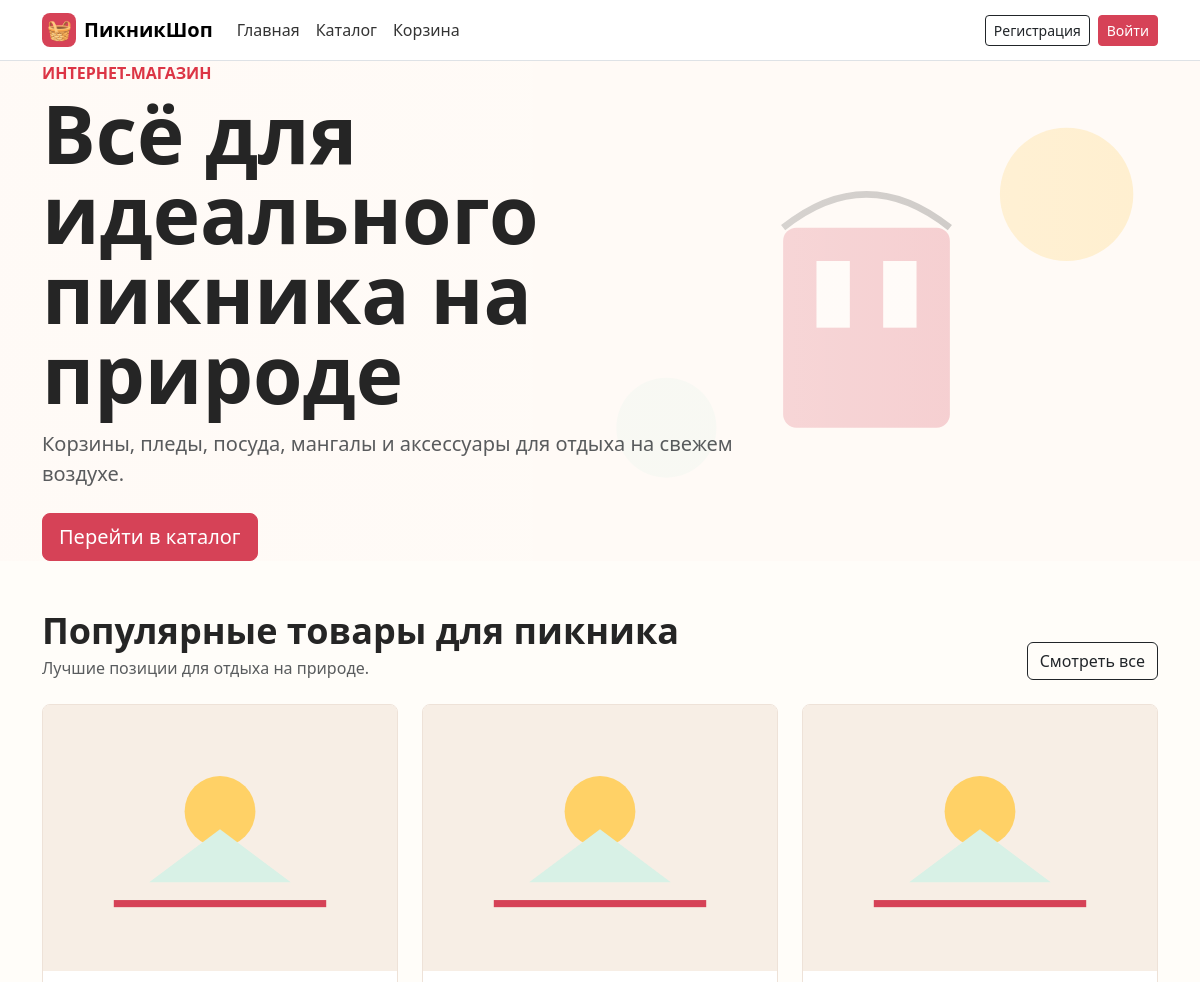
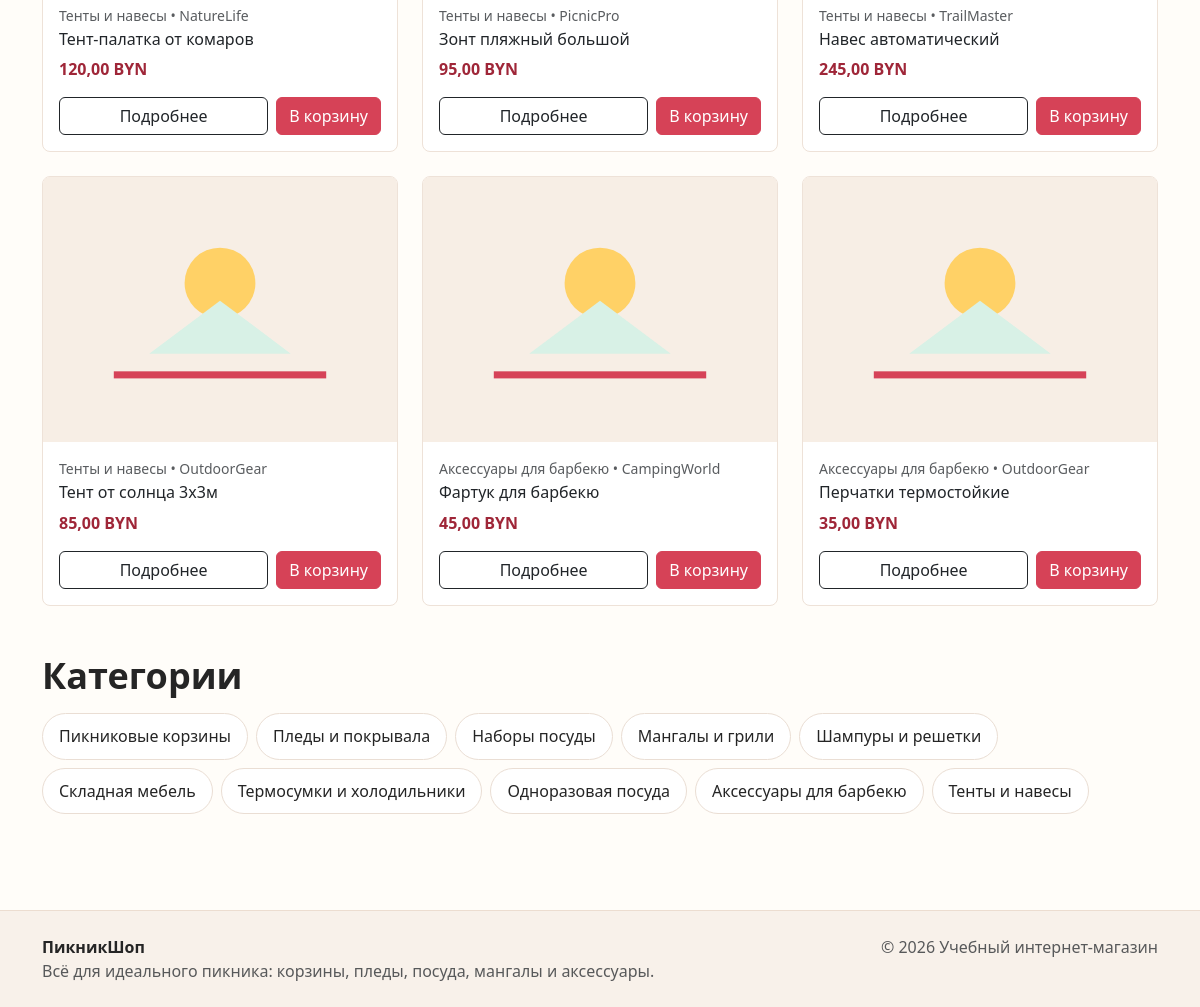
The page / on the database its author committed (2 pictures, top to bottom).
### shop/models.py (models this page shows, shortened)
class Product(models.Model):
    name = models.CharField(max_length=200)
    description = models.TextField()
    product_image = models.ImageField(upload_to='products/', blank=True, null=True)
    price = models.DecimalField(max_digits=10, decimal_places=2)
    stock_quantity = models.IntegerField()
    category = models.ForeignKey(
        Category,
        on_delete=models.CASCADE,
        related_name="products"
    )
    manufacturer = models.ForeignKey(
        Manufacturer,
        on_delete=models.CASCADE,
        related_name="products"
    )

class Category(models.Model):
    name = models.CharField(max_length=100)
    description = models.TextField(blank=True, null=True)

class Manufacturer(models.Model):
    name = models.CharField(max_length=100)
    country = models.CharField(max_length=100)
    description = models.TextField(blank=True, null=True)

### shop/views.py (the view)
# urls.py: path('', views.home_view, name='home'),
@ensure_csrf_cookie
def home_view(request):
    popular_products = Product.objects.select_related("category", "manufacturer").order_by("-id")[:6]
    categories = Category.objects.all()
    return render(request, 'shop/home.html', {
        'popular_products': popular_products,
        'categories': categories,
    })

### templates/shop/home.html (shortened to what this page needs)
{% extends 'base.html' %}
{% block content %}
<section class="hero">
    <div class="container">
        <div class="col-lg-8">
            <p class="text-uppercase fw-semibold text-danger mb-2">Интернет-магазин</p>
            <h1 class="fw-bold mb-3">Всё для идеального пикника на природе</h1>
            <p class="lead text-muted mb-4">Корзины, пледы, посуда, мангалы и аксессуары для отдыха на свежем воздухе.</p>
            <a class="btn btn-primary btn-lg" href="{% url 'product_list' %}">Перейти в каталог</a>
        </div>
    </div>
</section>
<section class="container py-5">
    <div class="d-flex flex-column flex-md-row justify-content-between align-items-md-end gap-3 mb-4">
        <div>
            <h2 class="section-title fw-bold mb-1">Популярные товары для пикника</h2>
            <p class="text-muted mb-0">Лучшие позиции для отдыха на природе.</p>
        </div>
        <a class="btn btn-outline-dark" href="{% url 'product_list' %}">Смотреть все</a>
    </div>
    <div class="row g-4">
        {% for product in popular_products %}
            <div class="col-sm-6 col-lg-4">
                {% include 'shop/partials/product_card.html' with product=product %}
            </div>
        {% empty %}
            <div class="col-12">
                <div class="alert alert-info">Товары пока не добавлены.</div>
            </div>
        {% endfor %}
    </div>
</section>
<section class="container pb-5">
    <h2 class="section-title fw-bold mb-3">Категории</h2>
    <div class="d-flex flex-wrap gap-2">
        {% for category in categories %}
            <a class="category-pill" href="{% url 'product_list' %}?category={{ category.id }}">{{ category.name }}</a>
        {% empty %}
            <span class="text-muted">Категории появятся после заполнения базы.</span>
        {% endfor %}
    </div>
</section>
{% endblock %}

### templates/shop/partials/product_card.html
{% load static %}
<article class="card product-card h-100">
    <img src="{% if product.product_image %}{{ product.product_image.url }}{% else %}{% static 'images/product-placeholder.svg' %}{% endif %}" class="card-img-top" alt="{{ product.name }}" onerror="this.src='{% static 'images/product-placeholder.svg' %}'">
    <div class="card-body d-flex flex-column">
        <p class="small text-muted mb-1">{{ product.category.name }}{% if product.manufacturer.name %} • {{ product.manufacturer.name }}{% endif %}</p>
        <h3 class="h6 card-title">{{ product.name }}</h3>
        <p class="fw-bold price mb-3">{{ product.price }} BYN</p>
        <div class="mt-auto d-flex gap-2">
            <a class="btn btn-outline-dark flex-fill" href="{% url 'product_detail' product.id %}">Подробнее</a>
            {% if product.stock_quantity > 0 %}
                <button class="btn btn-primary js-add-to-cart" type="button" data-product-id="{{ product.id }}">В корзину</button>
            {% else %}
                <button class="btn btn-secondary" type="button" disabled>Нет</button>
            {% endif %}
        </div>
    </div>
</article>

### static/css/style.css (style rules this page uses)
:root { --brand: #d64257; --brand-dark: #9f2638; --ink: #252525; --muted: #6b7280; --paper: #fffaf6; --mint: #d8f1e6; --sun: #ffd166; }
body { background: #fffdf9; color: var(--ink); }
.btn-primary { --bs-btn-bg: var(--brand); --bs-btn-border-color: var(--brand); --bs-btn-hover-bg: var(--brand-dark); --bs-btn-hover-border-color: var(--brand-dark); }
.hero { background: linear-gradient(90deg, rgba(255, 250, 246, .95), rgba(255, 250, 246, .72)), url("../images/craft-hero.svg") center right / auto 100% no-repeat; min-height: 420px; display: grid; align-items: center; }
.hero h1 { max-width: 760px; font-size: clamp(2.25rem, 7vw, 5rem); line-height: 1; }
.section-title { font-size: clamp(1.6rem, 3vw, 2.4rem); }
.category-pill { border: 1px solid #eaded4; color: var(--ink); background: #fff; text-decoration: none; border-radius: 999px; padding: .65rem 1rem; transition: border-color .2s, transform .2s; }
.product-card { border-color: #eee2d8; border-radius: 8px; overflow: hidden; transition: transform .2s, box-shadow .2s; }
.product-card img, .product-detail-image { aspect-ratio: 4 / 3; object-fit: cover; background: #f7eee5; }
.price { color: var(--brand-dark); }

### rows shown on the page
Product: category.name "Тенты и навесы", manufacturer.name "NatureLife", name "Тент-палатка от комаров", price "120,00"
Product: category.name "Тенты и навесы", manufacturer.name "PicnicPro", name "Зонт пляжный большой", price "95,00"
Product: category.name "Тенты и навесы", manufacturer.name "TrailMaster", name "Навес автоматический", price "245,00"
Product: category.name "Тенты и навесы", manufacturer.name "OutdoorGear", name "Тент от солнца 3x3м", price "85,00"
Product: category.name "Аксессуары для барбекю", manufacturer.name "CampingWorld", name "Фартук для барбекю", price "45,00"
Product: category.name "Аксессуары для барбекю", manufacturer.name "OutdoorGear", name "Перчатки термостойкие", price "35,00"
Category: name "Пикниковые корзины"
Category: name "Пледы и покрывала"
Category: name "Наборы посуды"
Category: name "Мангалы и грили"
Category: name "Шампуры и решетки"
Category: name "Складная мебель"
Category: name "Термосумки и холодильники"
Category: name "Одноразовая посуда"
Category: name "Аксессуары для барбекю"
Category: name "Тенты и навесы"
